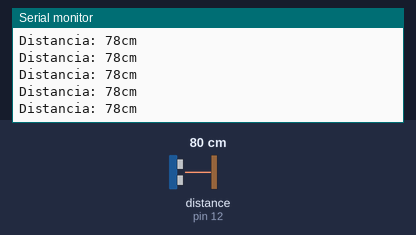
Bench run of a sketch on a simulated Arduino Uno, built with avr-gcc and run on an emulated ATmega328P. Shown: the last lines printed to the serial monitor. Wiring (inferred from the names in the program): ultrasonic range finder: trigger pin 13; echo pin 12. The test bench sets the inputs (shaded band); at power-on: distance to the obstacle (sensor on pin 12) 80 cm. The echo pulse lasts 58.3 µs per cm.

Above: at 1.2 s.
1.3 s: distance to the obstacle (sensor on pin 12) set to 2 cm
At 1.38 s:
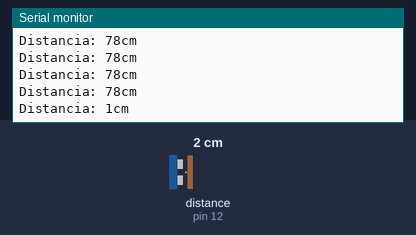
4.3 s: distance to the obstacle (sensor on pin 12) set to 250 cm
At 4.41 s:
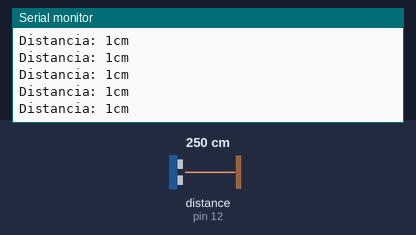
Timing chart, 0 to 7.3 s (numbered marks = the images above; inputs shaded):
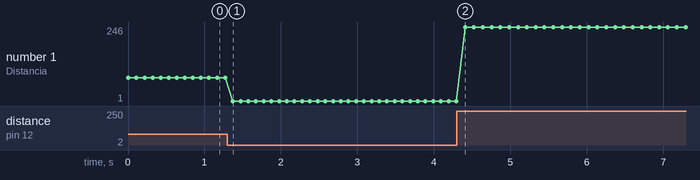

The sketch:

ultrasonido.ino
```cpp
#define TRIG_PIN 13
#define ECHO_PIN 12

void setup() {
  Serial.begin(9600);//iniciailzamos la comunicación
  pinMode(TRIG_PIN, OUTPUT); //pin como salida
  pinMode(ECHO_PIN, INPUT);  //pin como entrada
  digitalWrite(TRIG_PIN, LOW);//Inicializamos el pin con 0
}

void loop()
{

  long t; //timepo que demora en llegar el eco
  long d; //distancia en centimetros

  digitalWrite(TRIG_PIN, HIGH);
  delayMicroseconds(10);          //Enviamos un pulso de 10us
  digitalWrite(TRIG_PIN, LOW);

  t = pulseIn(ECHO_PIN, HIGH); //obtenemos el ancho del pulso
  d = t/59;             //escalamos el tiempo a una distancia en cm

  Serial.print("Distancia: ");
  Serial.print(d);      //Enviamos serialmente el valor de la distancia
  Serial.print("cm");
  Serial.println();
  delay(100);          //Hacemos una pausa de 100ms
}
```

Measured:
- after the input at 1.3 s, the serial monitor: prints a new line after 0.07 s (image 1)
- plotted number 1: 78 → 1 after the input at 1.3 s, 1 → 246 after the input at 4.3 s
